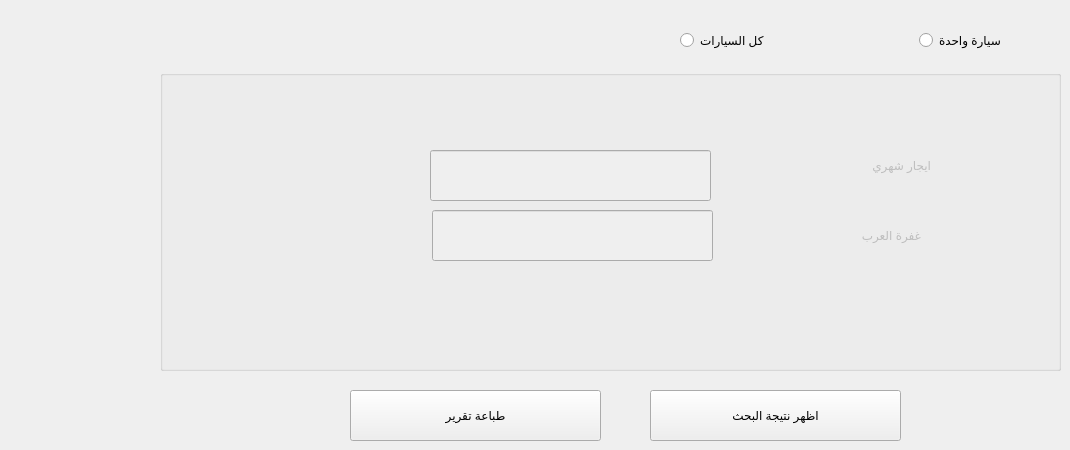
      <widget class="QWidget" name="tab_17">
       <attribute name="title">
        <string>الايجارات</string>
       </attribute>
       <widget class="QGroupBox" name="groupBox_31">
        <property name="enabled">
         <bool>false</bool>
        </property>
        <property name="geometry">
         <rect>
          <x>160</x>
          <y>70</y>
          <width>901</width>
          <height>301</height>
         </rect>
        </property>
        <property name="title">
         <string/>
        </property>
        <widget class="QLineEdit" name="le_rents_value_2">
         <property name="geometry">
          <rect>
           <x>272</x>
           <y>140</y>
           <width>281</width>
           <height>51</height>
          </rect>
         </property>
        </widget>
        <widget class="QLabel" name="label_88">
         <property name="geometry">
          <rect>
           <x>620</x>
           <y>80</y>
           <width>151</width>
           <height>31</height>
          </rect>
         </property>
         <property name="text">
          <string>ايجار شهري</string>
         </property>
        </widget>
        <widget class="QLabel" name="label_89">
         <property name="geometry">
          <rect>
           <x>670</x>
           <y>150</y>
           <width>91</width>
           <height>31</height>
          </rect>
         </property>
         <property name="text">
          <string>غفرة العرب</string>
         </property>
        </widget>
        <widget class="QLineEdit" name="le_rents_value_3">
         <property name="geometry">
          <rect>
           <x>270</x>
           <y>80</y>
           <width>281</width>
           <height>51</height>
          </rect>
         </property>
        </widget>
       </widget>
       <widget class="QRadioButton" name="radioButton_11">
        <property name="geometry">
         <rect>
          <x>919</x>
          <y>30</y>
          <width>111</width>
          <height>21</height>
         </rect>
        </property>
        <property name="text">
         <string>سيارة واحدة</string>
        </property>
       </widget>
       <widget class="QRadioButton" name="radioButton_12">
        <property name="geometry">
         <rect>
          <x>680</x>
          <y>30</y>
          <width>101</width>
          <height>21</height>
         </rect>
        </property>
        <property name="text">
         <string>كل السيارات</string>
        </property>
       </widget>
       <widget class="QPushButton" name="btn_save_14">
        <property name="geometry">
         <rect>
          <x>350</x>
          <y>390</y>
          <width>251</width>
          <height>51</height>
         </rect>
        </property>
        <property name="toolTip">
         <string>اضغط لحفظ البيانات</string>
        </property>
        <property name="text">
         <string>طباعة تقرير</string>
        </property>
       </widget>
       <widget class="QPushButton" name="btn_save_22">
        <property name="geometry">
         <rect>
          <x>650</x>
          <y>390</y>
          <width>251</width>
          <height>51</height>
         </rect>
        </property>
        <property name="toolTip">
         <string>اضغط لحفظ البيانات</string>
        </property>
        <property name="text">
         <string>اظهر نتيجة البحث</string>
        </property>
       </widget>
      </widget>
